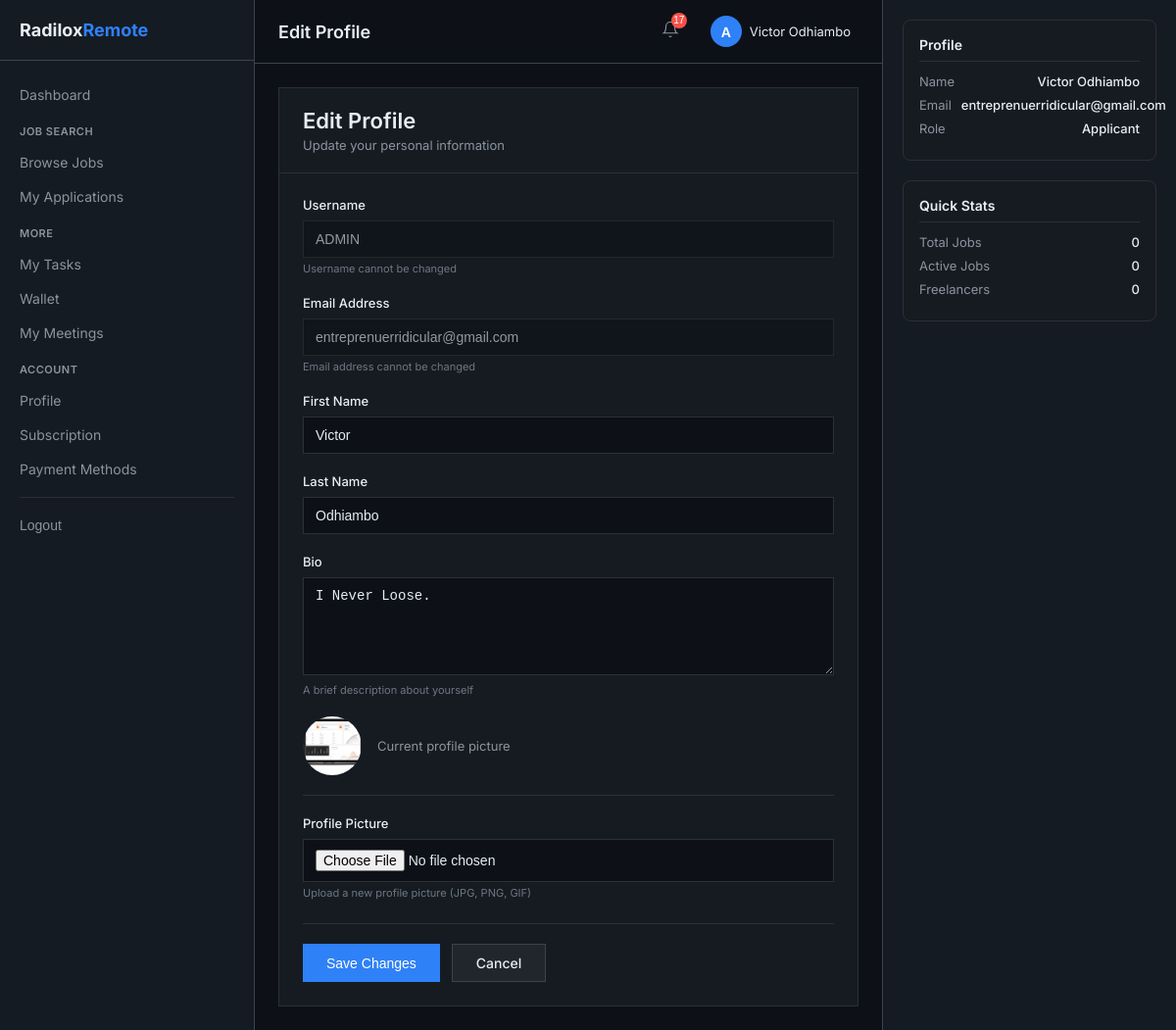
Page /dashboard/profile/edit/ (signed in) on the committed database.
### accounts/models.py (models this page shows, shortened)
class User(AbstractUser):
    ROLE_CHOICES = (
        ('admin', 'Admin'),
        ('applicant', 'Applicant'),
        ('freelancer', 'Freelancer'),
    )
    role = models.CharField(max_length=20, choices=ROLE_CHOICES, default='applicant')
    bio = models.TextField(blank=True, null=True)
    avatar = models.ImageField(upload_to='avatars/', blank=True, null=True)
    phone_number = models.CharField(max_length=20, blank=True, null=True)
    country = models.CharField(max_length=100, blank=True, null=True)
    linkedin_url = models.URLField(blank=True, null=True)
    github_url = models.URLField(blank=True, null=True)
    portfolio_url = models.URLField(blank=True, null=True)
    skills = models.TextField(blank=True, null=True, help_text="Comma-separated list of skills")
    has_active_subscription = models.BooleanField(default=False)
    subscription_expires_at = models.DateTimeField(blank=True, null=True)
    subscription_started_at = models.DateTimeField(blank=True, null=True)
    stripe_customer_id = models.CharField(max_length=255, blank=True, null=True)
    stripe_subscription_id = models.CharField(max_length=255, blank=True, null=True)
    created_at = models.DateTimeField(auto_now_add=True, null=True)
    updated_at = models.DateTimeField(auto_now=True, null=True)
    class Meta:
        db_table = 'accounts_user'
        indexes = [
            models.Index(fields=['email']),
            models.Index(fields=['role']),
            models.Index(fields=['has_active_subscription']),
        ]
    def get_full_name(self):
        if self.first_name and self.last_name:
            return f"{self.first_name} {self.last_name}"
        return self.username

### accounts/views.py (the view)
# urls.py: path('profile/edit/', views.profile_edit, name='profile_edit'),
@login_required
def profile_edit(request):
    if request.method == 'POST':
        form = UserProfileForm(request.POST, request.FILES, instance=request.user)
        if form.is_valid():
            form.save()
            messages.success(request, "Profile updated successfully!")
            return redirect('accounts:profile')
        else:
            messages.error(request, "Please correct the errors below.")
    else:
        form = UserProfileForm(instance=request.user)
    return render(request, 'accounts/profile_edit.html', {'form': form})

### accounts/forms.py
class UserProfileForm(forms.ModelForm):
    class Meta:
        model = User
        fields = ['first_name', 'last_name', 'bio', 'avatar']
        widgets = {
            'bio': forms.Textarea(attrs={'rows': 4, 'class': 'form-input'}),
            'avatar': forms.FileInput(attrs={'class': 'form-input'}),
        }

### templates/accounts/profile_edit.html (shortened to what this page needs)
{% extends 'base_dashboard.html' %}
{% load static %}
{% block page_title %}Edit Profile{% endblock %}
{% block content %}
<div class="edit-container">
    <div class="form-card">
        <div class="form-header">
            <h1>Edit Profile</h1>
            <p>Update your personal information</p>
        </div>
        <div class="form-body">
            <form method="post" enctype="multipart/form-data">
                <div class="form-group">
                    <label class="form-label">Username</label>
                    <input type="text" class="form-input" value="{{ user.username }}" disabled>
                    <div class="help-text">Username cannot be changed</div>
                </div>
                <div class="form-group">
                    <label class="form-label">Email Address</label>
                    <input type="email" class="form-input" value="{{ user.email }}" disabled>
                    <div class="help-text">Email address cannot be changed</div>
                </div>
                <div class="form-group">
                    <label class="form-label" for="id_first_name">First Name</label>
                    <input type="text" name="first_name" id="id_first_name" class="form-input" value="{{ form.first_name.value|default:'' }}">
                </div>
                <div class="form-group">
                    <label class="form-label" for="id_last_name">Last Name</label>
                    <input type="text" name="last_name" id="id_last_name" class="form-input" value="{{ form.last_name.value|default:'' }}">
                </div>
                <div class="form-group">
                    <label class="form-label" for="id_bio">Bio</label>
                    <textarea name="bio" id="id_bio" class="form-input" rows="4" placeholder="Tell us about yourself...">{{ form.bio.value|default:'' }}</textarea>
                    <div class="help-text">A brief description about yourself</div>
                </div>
                {% if user.avatar %}
                <div class="avatar-preview">
                    <div class="current-avatar" style="background: url('{{ user.avatar.url }}') center/cover;">
                    </div>
                    <div class="avatar-info">
                        Current profile picture
                    </div>
                </div>
                {% endif %}
                <div class="form-group">
                    <label class="form-label" for="id_avatar">Profile Picture</label>
                    <input type="file" name="avatar" id="id_avatar" class="form-input" accept="image/*">
                    <div class="help-text">Upload a new profile picture (JPG, PNG, GIF)</div>
                </div>
                <div class="button-group">
                    <button type="submit" class="btn-primary">Save Changes</button>
                    <a href="{% url 'accounts:profile' %}" class="btn-secondary">Cancel</a>
                </div>
            </form>
        </div>
    </div>
</div>
{% endblock %}

### templates/base_dashboard.html (shortened to what this page needs)
{% load static %}
<!DOCTYPE html>
<html lang="en">
<head>
</head>
<body>
<div class="dashboard-container">
    <aside class="sidebar-left" id="sidebarLeft">
        <div class="sidebar-logo">
            <div class="logo-text">Radilox<span class="logo-accent">Remote</span></div>
        </div>
        <nav>
            <a href="/dashboard/" class="nav-link">Dashboard</a>
            {% if user.role == 'applicant' %}
                <div class="nav-section-title">Job Search</div>
                <a href="/jobs/dashboard/" class="nav-link">Browse Jobs</a>
                <a href="/applications/my/" class="nav-link">My Applications</a>
            {% endif %}
            <div class="nav-section-title">More</div>
            <a href="/tasks/my-tasks/" class="nav-link">My Tasks</a>
            <a href="/wallet/" class="nav-link">Wallet</a>
            <a href="/zoom/my/" class="nav-link">My Meetings</a>
            <div class="nav-section-title">Account</div>
            <a href="/dashboard/profile/" class="nav-link">Profile</a>
            <a href="/subscriptions/status/" class="nav-link">Subscription</a>
            <a href="/dashboard/payment-methods/" class="nav-link">Payment Methods</a>
            <div class="nav-divider"></div>
            <form method="post" action="/accounts/logout/">
                <button type="submit" class="nav-link logout-btn">Logout</button>
            </form>
        </nav>
    </aside>
    <main class="main-content">
        <div class="top-bar">
            <div class="top-bar-left">
                <div class="page-title">{% block page_title %}Dashboard{% endblock %}</div>
            </div>
            <div class="top-bar-actions">
                <div class="dropdown">
                    <button class="notification-btn" id="notificationBtn">
                        <svg width="18" height="18" viewBox="0 0 24 24" fill="none" stroke="currentColor" stroke-width="1.5">
                            <path d="M18 8A6 6 0 0 0 6 8c0 7-3 9-3 9h18s-3-2-3-9" />
                            <path d="M13.73 21a2 2 0 0 1-3.46 0" />
                        </svg>
                        <span id="notificationBadge" class="notification-badge" style="display: none;">0</span>
                    </button>
                </div>
                <div class="dropdown">
                    <div class="user-menu" id="userMenuBtn">
                        <div class="user-avatar">{{ user.username|first|upper }}</div>
                        <span class="user-name">{{ user.get_full_name|default:user.username|truncatechars:15 }}</span>
                    </div>
                </div>
            </div>
        </div>
        <div class="scrollable-content">
            {% block content %}{% endblock %}
        </div>
    </main>
    <aside class="sidebar-right">
        <div class="right-card">
            <div class="right-card-title">Profile</div>
            <div class="stat-row">
                <span class="stat-label">Name</span>
                <span class="stat-value">{{ user.get_full_name|default:user.username }}</span>
            </div>
            <div class="stat-row">
                <span class="stat-label" style="margin-right: 10px;">Email</span>
                <span class="stat-value">{{ user.email }}</span>
            </div>
            <div class="stat-row">
                <span class="stat-label">Role</span>
                <span class="stat-value">{{ user.role|title }}</span>
            </div>
        </div>
        <div class="right-card">
            <div class="right-card-title">Quick Stats</div>
            <div class="stat-row">
                <span class="stat-label">Total Jobs</span>
                <span class="stat-value">{{ total_jobs|default:"0" }}</span>
            </div>
            <div class="stat-row">
                <span class="stat-label">Active Jobs</span>
                <span class="stat-value">{{ active_jobs|default:"0" }}</span>
            </div>
            <div class="stat-row">
                <span class="stat-label">Freelancers</span>
                <span class="stat-value">{{ total_freelancers|default:"0" }}</span>
            </div>
        </div>
    </aside>
</div>
</body>
</html>

### templates/base_dashboard.html (style rules this page uses)
* { margin: 0; padding: 0; box-sizing: border-box; }
body { font-family: 'Inter', -apple-system, BlinkMacSystemFont, 'Segoe UI', Roboto, sans-serif; background: #0d1117; color: #e6edf3; height: 100vh; overflow: hidden; }
.dashboard-container { display: flex; height: 100vh; width: 100%; overflow: hidden; }
.sidebar-left { width: 260px; background: #151b23; border-right: 1px solid #3d444d; display: flex; flex-direction: column; overflow-y: auto; flex-shrink: 0; height: 100%; }
.main-content { flex: 1; display: flex; flex-direction: column; overflow: hidden; background: #0d1117; min-width: 0; }
.sidebar-right { width: 300px; background: #151b23; overflow-y: auto; padding: 20px; flex-shrink: 0; height: 100%; border-left: 1px solid #3d444d; }
.scrollable-content { flex: 1; overflow-y: auto; padding: 24px; }
.sidebar-logo { padding: 20px; border-bottom: 1px solid #3d444d; margin-bottom: 16px; }
.logo-text { font-size: 18px; font-weight: 700; color: #e6edf3; }
.logo-accent { color: #2f81f7; }
.nav-section-title { font-size: 11px; font-weight: 600; color: #8b949e; text-transform: uppercase; letter-spacing: 0.5px; padding: 12px 20px 6px 20px; }
.nav-link { display: block; padding: 8px 20px; margin: 2px 0; color: #8b949e; text-decoration: none; font-size: 14px; transition: all 0.2s; }
.nav-divider { height: 1px; background: #2d2f36; margin: 12px 20px; }
.logout-btn { background: none; border: none; width: 100%; text-align: left; cursor: pointer; color: #8b949e; }
.right-card { background: #161b22; border: 1px solid #2d2f36; border-radius: 8px; padding: 16px; margin-bottom: 20px; }
.right-card-title { font-size: 14px; font-weight: 600; color: #e6edf3; margin-bottom: 12px; padding-bottom: 8px; border-bottom: 1px solid #2d2f36; }
.stat-row { display: flex; justify-content: space-between; margin-bottom: 8px; font-size: 13px; }
.stat-label { color: #8b949e; }
.stat-value { color: #e6edf3; font-weight: 500; }
.top-bar { background: #0d1117; border-bottom: 1px solid #3d444d; padding: 12px 24px; display: flex; justify-content: space-between; align-items: center; position: sticky; top: 0; z-index: 100; }
.top-bar-left { display: flex; align-items: center; gap: 16px; flex: 1; min-width: 0; }
.page-title { font-size: 18px; font-weight: 600; color: #e6edf3; overflow: hidden; text-overflow: ellipsis; white-space: nowrap; max-width: 300px; }
.top-bar-actions { display: flex; align-items: center; gap: 20px; flex-shrink: 0; }
.notification-btn { background: none; border: none; color: #8b949e; font-size: 18px; cursor: pointer; position: relative; padding: 4px; }
.notification-badge { position: absolute; top: -4px; right: -4px; background: #f85149; color: white; font-size: 10px; border-radius: 50%; width: 16px; height: 16px; display: flex; align-items: center; justify-content: center; }
.user-menu { display: flex; align-items: center; gap: 8px; cursor: pointer; padding: 4px 8px; border-radius: 6px; }
.user-avatar { width: 32px; height: 32px; background: #2f81f7; border-radius: 50%; display: flex; align-items: center; justify-content: center; font-weight: 600; font-size: 14px; color: white; }
.user-name { font-size: 13px; color: #e6edf3; overflow: hidden; text-overflow: ellipsis; white-space: nowrap; max-width: 120px; }
.dropdown { position: relative; }

### rows in the picture
User: username|first "A", get_full_name "Victor Odhiambo", username "ADMIN", email "entreprenuerridicular@gmail.com", first_name "Victor", last_name "Odhiambo", bio "I Never Loose.", avatar (picture), role "Applicant"

### other values in the picture
{{ total_jobs|default:"0" }} "0"
{{ active_jobs|default:"0" }} "0"
{{ total_freelancers|default:"0" }} "0"
